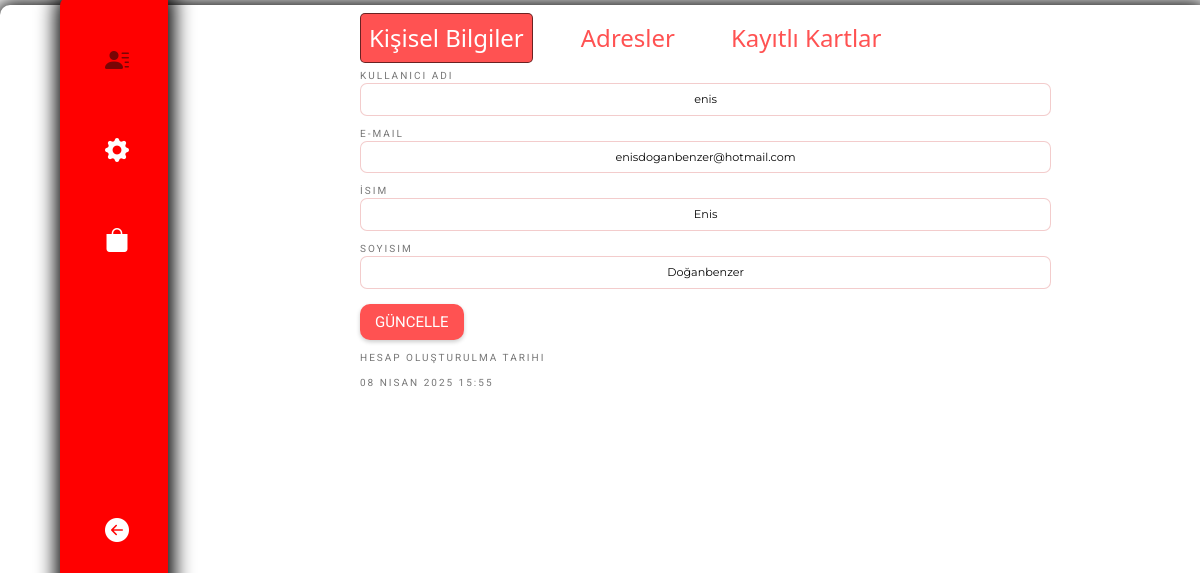
/settings/ (signed in), run on the app's committed database.
### intern_app/models.py (models this page shows, shortened)
class PersonUser(AbstractUser):
    email = models.EmailField(validators=[EmailValidator()],unique = True)
    password = models.CharField(validators=[MinLengthValidator(8)],max_length=16)
    class Meta():
        verbose_name ="Kullanıcı"
        verbose_name_plural = "Kullanıcılar"

### intern_app/views.py (the view)
# urls.py: path('settings/',views.setting,name="settings"),
@login_required
def setting(request):
    credit_card = CreditCard.objects.filter(user=request.user)
    card_count = request.user.credit_card.all()
    adres_count = request.user.adres_user.all()
    context = {
        'credit_card':credit_card,
        'card_count':card_count.count(),
        'adres_count':adres_count.count(),
    }
    return render(request, 'intern_app/setting.html',context)

### intern_app/context_processors.py (called while the page is built)
def admin_links(request):
    models = []
    for model in apps.get_models():
        if admin.site.is_registered(model):
            app_label = model._meta.app_label
            model_name = model._meta.model_name
            verbose_name = model._meta.verbose_name_plural
            models.append({
                "app_label": app_label,
                "model_name": model_name,
                "verbose_name": verbose_name,
            })
    return {"admin_models": models}  # Global olarak admin_models kullanılabilir

def cart_items_processor(request):
    if request.user.is_authenticated:
        cart_items = CartItem.objects.filter(user=request.user)
        total_price = sum(item.cart_name.product_price *
                          item.cart_quantity for item in cart_items)
    else:
        cart_items = []
        total_price = 0
    return {'cart_items': cart_items, 'total_price': total_price}

def categories_processor(request):
    categories_filtered = Categories.objects.filter(parent_categories=None).order_by('name')[:5]
    categories = Categories.get_main_categories()  # Kendi metodunla al
    return {'categories': categories,'categories_filtered':categories_filtered}  # Template'e gönder

def sub_categories_processor(request):
    if 'slug' in request.resolver_match.kwargs:
        slug = request.resolver_match.kwargs.get('slug')
        category = get_object_or_404(Categories, slug=slug)
        sub_categories = category.sub_categories.all()
        return {'sub_categories': sub_categories}
    return {'sub_categories': []}

def BillingProcessor(request):
    billed_items = BilledItems()
    if request.user.is_authenticated:
        bills = Billing.objects.filter(user=request.user)
        billed_items = BilledItems.objects.filter(bills__user=request.user)
    else:
        bills = []
        billed_items = []
        only_product_image = []
    grouped_items = defaultdict(list)
    for item in billed_items:
        grouped_items[item.bills.id].append(item)
    return {
        "bills":bills,
        "billed_items":billed_items,
        "grouped_items":grouped_items,
    }

def adres_listeleme_context(request):
    if request.user.is_authenticated:
        adres_ilk = Address.objects.filter(user=request.user).order_by("-isDefault").first()
        adres = Address.objects.filter(user=request.user)
    else:
        adres_ilk = None
        adres = Address.objects.none()
    return {'adres_ilk': adres_ilk, "adres": adres}

### intern_app/templates/intern_app/setting.html (shortened to what this page needs)
{%load static%}
{%load static tailwind_tags%}
<html class="w-auto overflow-hidden" lang="en">
  <head>
    <link rel="stylesheet" href="{%static 'intern_app/css/settings.css'%}" />
    <link
      rel="stylesheet"
      href="{%static 'intern_app/css/bootstrap-icons.css'%}"
    />
    {%tailwind_css%}
  </head>
  <body>
    <div class="settings-box">
      <div class="left-box">
        <nav>
          <a onclick="tabs(0)" class="tab active">
            <i class="bi bi-person-lines-fill"></i>
          </a>
          <a onclick="tabs(1)" class="tab">
            <i class="bi bi-gear-fill"></i>
          </a>
          <a onclick="tabs(2)" class="tab">
            <i class="bi bi-bag-fill"></i>
          </a>
          <a href="#" id="redirectButton" class="back-btn">
            <i class="bi bi-arrow-left-circle-fill"></i>
          </a>
        </nav>
      </div>
      <div class="right-box">
        <div class="profile-box tabShow">
          <div class="wrapper">
            <div class="profile-sum pt-3">
              <div class="coklu-secim  flex items-center justify-start rounded-xl **:p-1  relative h-10 text-2xl text-(--text-color) gap-10">
                   <a onclick="panel(0)" class="secim-buton aktif-secim ">
                     <h3>Kişisel Bilgiler</h3>
                   </a>
                  <a onclick="panel(1)" class="secim-buton ">
                    <h3 >Adresler</h3>
                 </a>
                  <a onclick="panel(2)" class="secim-buton ">
                    <h3 >Kayıtlı Kartlar</h3>
                  </a>
              </div>
              <div class="ozet-profil panel" id="panel-0">
                <h2>Kullanıcı Adı</h2>
                <input
                  type="text"
                  name="username"
                  id="username"
                  value="{{user.username}}"
                  disabled
                />
                <h2>E-Mail</h2>
                <input
                  type="text"
                  name="email"
                  id="email"
                  value="{{user.email}}"
                  disabled
                />
                <h2>İsim</h2>
                <form action="{%url 'intern_app:update_names'%}" method="post">
                  <input
                    type="text"
                    name="isim"
                    id="isim"
                    value="{{user.first_name}}"
                  />
                  <h2>Soyisim</h2>
                  <input
                    type="text"
                    name="soyisim"
                    id="soyisim"
                    value="{{user.last_name}}"
                  />
                  <button class="btn">Güncelle</button>
                </form>
                <h2>Hesap Oluşturulma Tarihi</h2>
                <p>{{user.date_joined}}</p>
              </div>
            </div>
          </div>
        </div>
</body>
</html>

### intern_app/static/intern_app/css/settings.css (style rules this page uses)
:root { --border-color: #ff5252af; --text-color:#ff5252; --test-color:var(--text-color); }
body { background-image: url("/static/intern_app/images/pattern2_blue.png") !important; background-repeat: repeat; background-size: 128px 128px; font-family: "Segoe UI", sans-serif; overflow-x: hidden; }
.settings-box { position: relative; align-items: center; max-width: 100%; max-height: 100%; width: 1366px; height: 768px; margin: 0 auto; margin-top: 0.4%; background-color: white; box-shadow: 1px 2px 20px 5px black; border-radius: 10px 0 10px 0; }
.left-box { float: left; max-width: 100%; background-color: red; width: 9%; height: 45.6rem; position: absolute; z-index: 1; top: -1.2%; left: 5%; box-shadow: 1px 2px 20px 5px black; border-radius: 10px 0 10px 0; }
.tabShow { width: 80%; transition: all 0.5s ease-in; }
nav a { list-style: none; padding: 45px; width: 10px; height: 10px; box-sizing: border-box; color: white; font-size: 1.5em; display: block; transition: all 0.3s ease-in-out; }
nav a.active { color: rgb(121, 5, 5); }
nav a:first-child { margin-top: 7px; }
nav a.back-btn { position: relative; top: 200px; }
.right-box { width: 80%; height: 50%; margin-left: 30%; padding-top: 1px; }
h2, p { font-family: "Roboto", sans-serif; color: #777; text-transform: uppercase; font-size: 10px; letter-spacing: 2px; margin-top: 10px; }
input[type="text"],input[type="email"],input[type="password"] { border: 0; border: solid rgb(194, 0, 0,0.2) 1px; width: 90%; font-family: "Montserrat", sans-serif; font-size: 0.7em; padding: 7px 0; outline: none; color: #070707; background: #fff; border-radius: 7px 7px 7px 7px; text-align: center; transition: 0.3s ease-in; }
.btn { font-family: "roboto", sans-serif; text-transform: uppercase; font-size: 15px; border: 0; color: #fff; background: #ff5252; padding: 7px 15px; box-shadow: 0px 2px 4px 0px rgba(0, 0, 0, 0.2); cursor: pointer; margin-top: 15px; border-radius: 10px; transition: all 0.3s ease-in-out; }
.tabShow { display: none; }
.aktif-secim { background-color:#ff5252; color: white; transition: 0.3s ease-in-out; border-radius: 20px; cursor: pointer; padding: 4; border: 1px solid rgba(0, 0, 0, 0.585); }
.secim-buton { border-radius: 5px; cursor: pointer; }

### data on the page
PersonUser: username "enis", email "enisdoganbenzer@hotmail.com", isim "Enis", soyisim "Doğanbenzer", date_joined "08 NISAN 2025 15:55"
